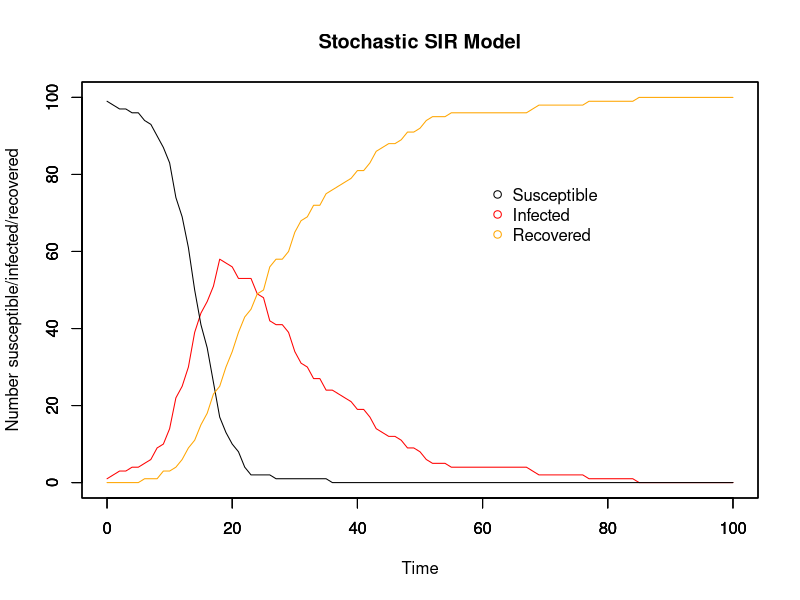
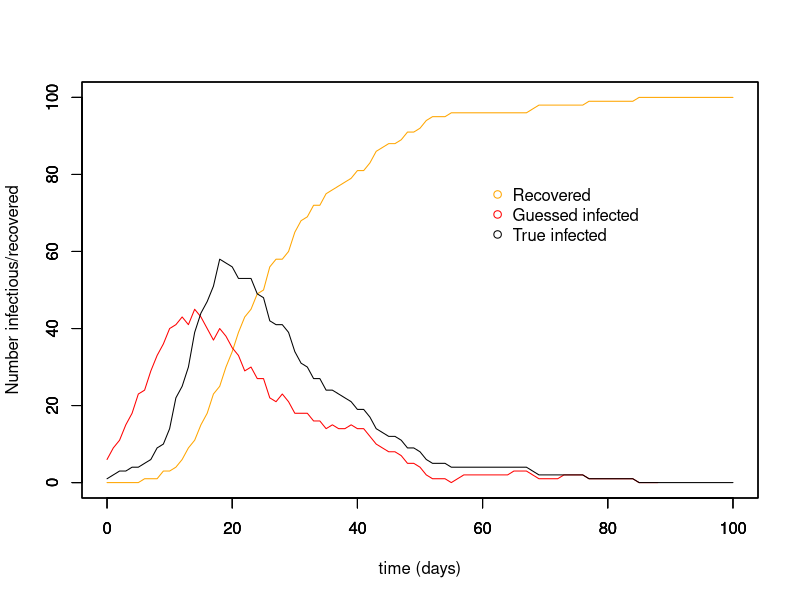
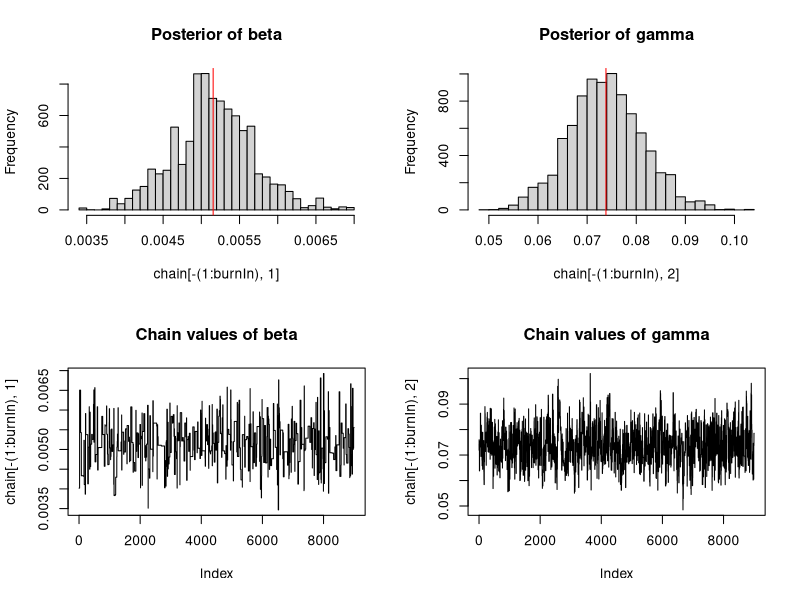
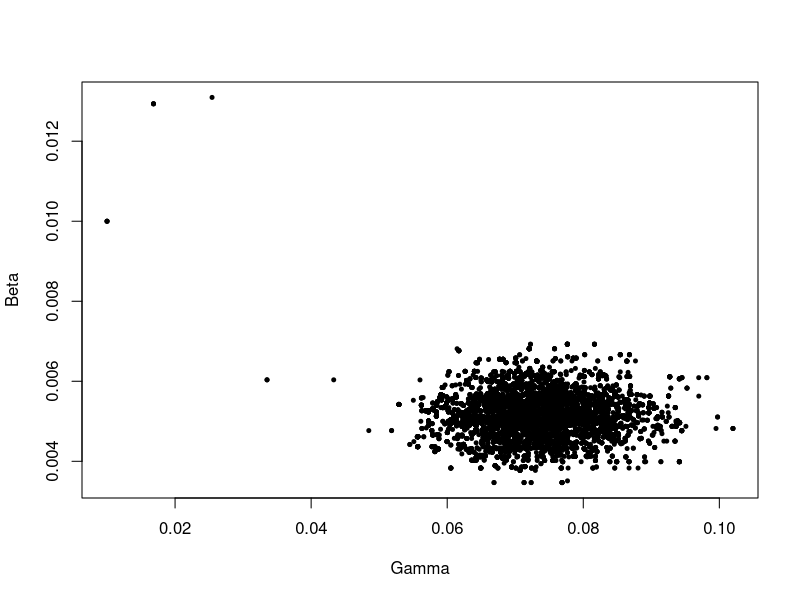
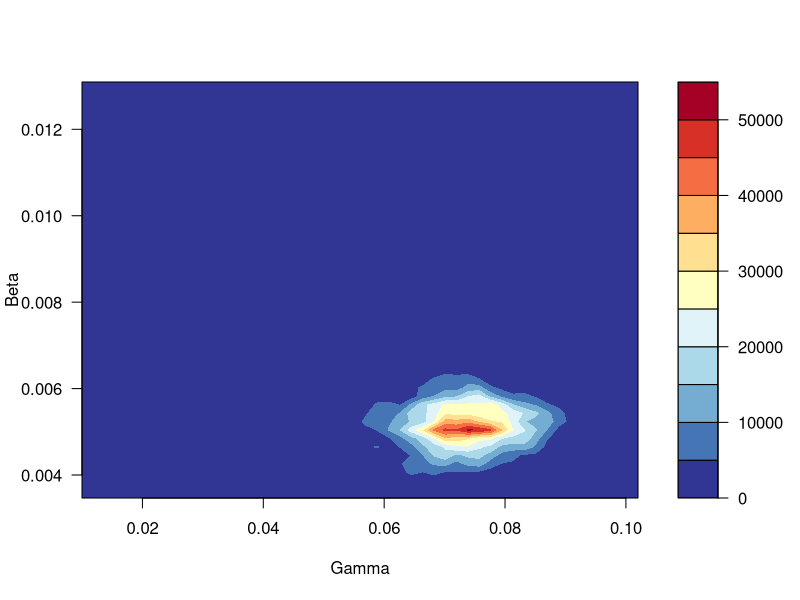

Reproduce these figures in R, in order.
# MCMC estimating stochastic processes
# 3 unknonws: beta, gamma, and the time of infection for each individual
# 17/11/17

##########################
## Input values for SIR ##
##########################

# Time
timestep <- 1
times <- seq(0, 100, by = timestep)

# Initial population: N-1 susceptible, 1 infectious, 0 recovered
init.values = c(
  S = 100-1,
  I = 1,
  R = 0
)
N = sum(init.values)

# Beta & gammma
beta <- 5e-3
gamma <- 8e-2
1/gamma

###############
## The model ##
###############

# Array for holding collective disease status information for whole period of time
data <- array(0, dim =c(length(times), length(init.values)+3))
data[,1] <- times # make first column the timesteps to make plotting easier later on

#set.seed(22) # other good ones: 7, 14, 22, 30

# For loops for calculating the numbers susceptible, infected, and recovered at each timepoint
for (time in times){
  if (time == 0){ # Set up the number of S/I/R at time 0
    data[1,2] <- init.values["S"] # number of susceptibles at time 0
    data[1,3] <- init.values["I"] # number of infecteds at time 0
    data[1,4] <- init.values["R"] # number of recovereds at time 0
    data[1,5] <- init.values["I"] # number newly infected at time 0
    data[1,6] <- init.values["R"] # number newly recovered at time 0
    
  } else{
    whole_time <- 1/timestep * time # makes time into the whole number that it corresponds to in the array
    #inf <- rbinom(1, size = data[whole_time,2], prob = foi_t) # number who become infected in this timestep
    #rec <- rbinom(1, size = data[whole_time,3], prob = r_t)# number who become recovered in this timestep
    
    inf <- rbinom(1, size = data[whole_time,2], (1-(exp(-beta*data[whole_time,3]*timestep)))) # number who become infected in this timestep
    rec <- rbinom(1, size = data[whole_time,3], (1-(exp(-gamma*timestep)))) # number who become recovered in this timestep
    
    data[whole_time+1,2] <- data[whole_time,2] - inf # number of susceptibles at other times
    
    data[whole_time+1,3] <- data[whole_time,3]  + inf - rec # number of infecteds at other times
    
    data[whole_time+1,4] <- data[whole_time,4] + rec # number of recovereds at other times
    
    data[whole_time+1,5] <- data[whole_time+1,3] - data[whole_time,3] + data[whole_time+1,4] - data[whole_time,4] # number of newly infected
    
    data[whole_time+1,6] <- data[whole_time+1,4] - data[whole_time,4] # number of newly recovered
  }
}

###############
## SIR plots ##
###############

run_stoch <- data.frame(data) # make array into a dataframe
colnames(run_stoch) <- c("time","S", "I", "R", "new_I", "new_R")

par(mfrow = c(1,1))

# Plot for SIR model
plot(x = run_stoch$time, y = run_stoch$I, type = "line", col = "red", ylim = c(0,N),
     xlab = "Time", ylab = "Number susceptible/infected/recovered", main = "Stochastic SIR Model")
par(new=T)
plot(x = run_stoch$time, y = run_stoch$S, type = "line", ylim = c(0,N), ylab = "", xlab = "") # add susceptible line
par(new=T)
plot(x = run_stoch$time, y = run_stoch$R, type = "line", col = "orange", ylim = c(0,N), ylab = "", xlab = "") # recovered

# Add legend
legend(60, 0.8*N, c("Susceptible", "Infected", "Recovered"), pch = 1, col = c("black", "red", "orange"), bty = "n")

# Plot for newly infected and newly recovered
# plot(x = run_stoch$time, y = run_stoch$new_I, type = "line", col = "red", ylim = c(0,max(run_stoch$new_I)),
#      xlab = "Time", ylab = "Number newly infected/recovered", main = "New infections/recoveries")
# par(new=T)
# plot(x = run_stoch$time, y = run_stoch$new_R, type = "line", col = "orange", ylim = c(0,max(run_stoch$new_I)), ylab = "", xlab = "") # add susceptible line

#################
## Guess new_I ##
#################

inf_period <- 1/gamma # mean infectious period calculated from gamma

for (i in 1:nrow(run_stoch)){
run_stoch$guess_new_I[i] <- run_stoch$new_R[i+(inf_period/timestep)] # guess newly infected, translates days into no. of timesteps
run_stoch$guess_I[i] <- run_stoch$R[i+(inf_period/timestep)] - run_stoch$R[i]
}

plot(run_stoch$time, run_stoch$R, ylim = c(0,N), type = "line", col = "orange", xlab = "time (days)", ylab = "Number infectious/recovered")
par(new=T)
plot(run_stoch$time, run_stoch$guess_I, ylim = c(0,N), type = "line", col = "red", xlab = " ", ylab = " ")
par(new=T)
plot(x = run_stoch$time, y = run_stoch$I, type = "line", col = "black", ylim = c(0,N), xlab = " ", ylab = " ")
legend(60, 0.8*N, c("Recovered", "Guessed infected", "True infected"), pch = 1, col = c("orange", "red", "black"), bty = "n")

##################################
## Likelihood, prior, posterior ##
##################################

# Likelihood distribution
likelihood <- function(param){
  beta = as.numeric(param[1])
  gamma = as.numeric(param[2])
  # inf = as.numeric(param[3])
  total = array(0, dim = (c(nrow(run_stoch))))
  
  for (i in 1:nrow(run_stoch)){
    betalikelihood = dbinom(run_stoch$new_I[i+1], run_stoch$S[i], (1-(exp(-beta*run_stoch$I[i]*timestep))), log = T)
    gammalikelihood = dbinom(run_stoch$new_R[i+1], run_stoch$I[i], (1-(exp(-gamma*timestep))), log = T)
    
    # betalikelihood = dbinom(run_stoch$new_I[i+1], run_stoch$S[i], (1-(exp(-beta*run_stoch$I[i]*timestep))), log = T)
    # gammalikelihood = dbinom(run_stoch$new_R[i+1], run_stoch$I[i], (1-(exp(-gamma*timestep))), log = T)
    # inflikelihood = dgamma
    total[i] = betalikelihood + gammalikelihood # + inflikelihood
  }
  return(sum(total, na.rm = T))
}

# Prior distribution
prior <- function(param){
  beta = as.numeric(param[1])
  gamma = as.numeric(param[2])
  betaprior = dunif(beta, min = 0, max = 100, log = T)
  gammaprior = dunif(gamma, min = 0, max = 100, log = T)
  return(betaprior + gammaprior)
}

# Posterior distribution
posterior <- function(param){
  return (likelihood(param) + prior(param))
}

proposalfunction <- function(param){ 
  
  beta_prop = rnorm(1, mean = param[1], sd = 0.01)
  gamma_prop = rnorm(1, mean = param[2], sd = 0.01)
  # inf_list <- c(-1, 1)
  # inf <- sample(inf_list, 1)
  
  return(c(beta_prop, gamma_prop)) # , inf))
}

run_metropolis_MCMC <- function(startvalue, iterations){
  chain = array(dim = c(iterations+1,2))
  chain[1,] = startvalue
  for (i in 1:iterations){
    proposal = proposalfunction(chain[i,])
    
    if (proposal[1] < 0.0 & proposal[2] < 0.0 ){
      chain[i+1,] = chain[i,]
      
    } else if (proposal[1] < 0.0 & proposal[2] >= 0.0){
      proposal[1] = chain[i,1]
      probab = posterior(proposal) - posterior(chain[i,])
      if (log(runif(1)) < probab){
        chain[i+1,] = proposal
      }else{
        chain[i+1,] = chain[i,]
      }
      
    } else if (proposal[1] >= 0.0 & proposal[2] < 0.0){
      proposal[2] = chain[i,2]
      probab = posterior(proposal) - posterior(chain[i,])
      if (log(runif(1)) < probab){
        chain[i+1,] = proposal
      }else{
        chain[i+1,] = chain[i,]
      }
      
    } else{
      probab = posterior(proposal) - posterior(chain[i,])
      if (log(runif(1)) < probab){
        chain[i+1,] = proposal
      }else{
        chain[i+1,] = chain[i,]
      }
    }
  }
  return(chain)
}

# Where to start the chain
startvalue <- c(0.01,0.01)

# Number of runs
iterations = 10000
#set.seed(4)
chain <- run_metropolis_MCMC(startvalue, iterations)

# The beginning of the chain is biased towards the starting point, so take them out
# normally burnin is 10%-50% of the runs
burnIn = 0.1*iterations
acceptance <- 1-mean(duplicated(chain[-(1:burnIn),]))

################
## MCMC Plots ##
################

par(mfrow = c(2,2))

hist(chain[-(1:burnIn),1],nclass=30, main="Posterior of beta")
abline(v = mean(chain[-(1:burnIn),1]), col = "red")

hist(chain[-(1:burnIn),2],nclass=30, main="Posterior of gamma")
abline(v = mean(chain[-(1:burnIn),2]), col = "red")

plot(chain[-(1:burnIn),1], type = "l", main = "Chain values of beta")

plot(chain[-(1:burnIn),2], type = "l", main = "Chain values of gamma")

# Plot beta vs. gamma
par(mfrow = c(1,1))
library(RColorBrewer)
library(MASS)

plot(x = chain[,2], y = chain[,1], xlab = "Gamma", ylab = "Beta", pch = 20, cex = 0.8)
# abline(lm(chain[,1]~chain[,2]), col="red") # regression line

k <- 11
my.cols <- rev(brewer.pal(k, "RdYlBu"))
z <- kde2d(chain[,2], chain[,1], n=50)
filled.contour(z, nlevels=k, col=my.cols, xlab = "Gamma", ylab = "Beta")

########################################################################################################################

########################################################################################################################

# A method of randomly choosing -1 or +1 with equal probability
# inf_list <- c(-1, 1)
# sample(inf_list, 1)
